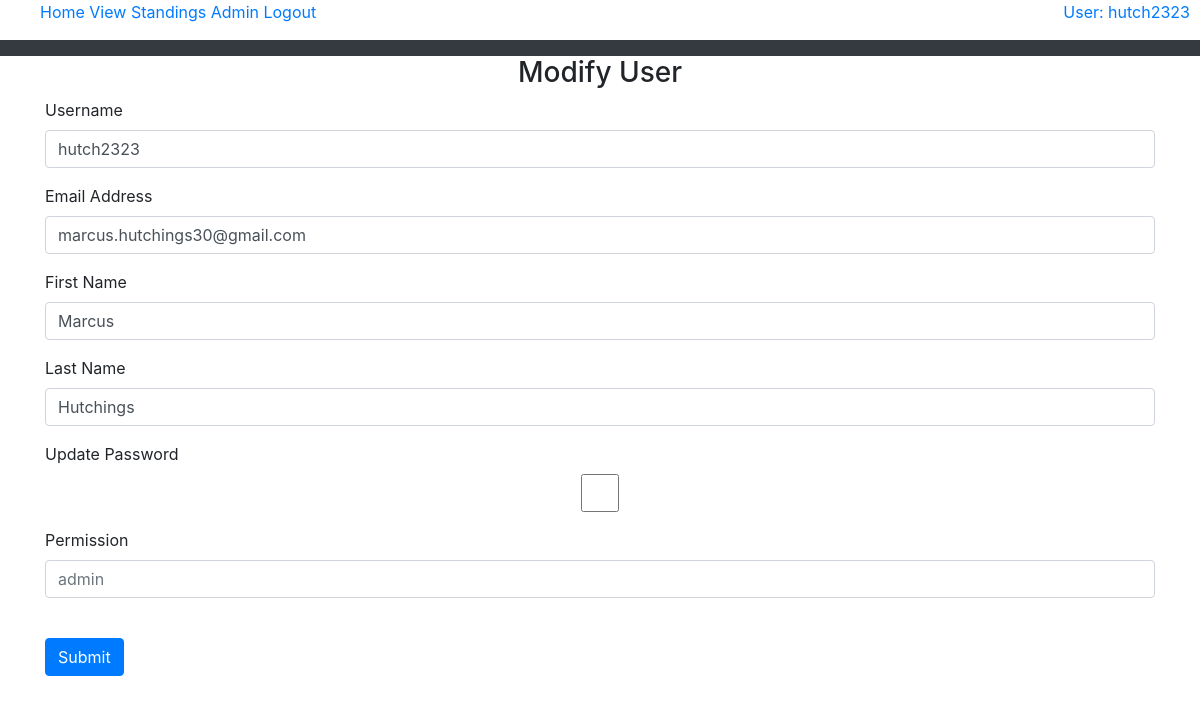
The page /modifyUser/hutch2323 (signed in) on the database its author committed.
### tables this page shows
CREATE TABLE "users" (
	"username"	varchar(30) NOT NULL,
	"password"	char(60) NOT NULL,
	"firstName"	varchar(50) NOT NULL,
	"lastName"	varchar(50) NOT NULL,
	"emailAddress"	varchar(255) NOT NULL, permission TEXT,
	PRIMARY KEY("username")
);

### application.py (the view)
@app.route("/modifyUser/<username>")
def modifyUser(username):
    if ("permission" in session) and (session["permission"] == "admin"):
        db.connect()
        user = db.getUserInfo(username)
        return render_template("modifyUser.html", userToModify=user, username=getUserInfo(),
                               permission=getUserPermission(), userTeamID=getUserTeamID())
    elif "username" in session:
        if session["username"] == username:
            db.connect()
            user = db.getUserInfo(session["username"])
            return render_template("modifyUser.html", userToModify=user, username=getUserInfo(),
                                   permission=getUserPermission(), userTeamID=getUserTeamID())
    return redirect(url_for('index'))

### application.py (called while the page is built)
def userTeam():
    while (True):
        try:
            db.connect()
            username = None
            teamInPool = False
            if "username" in session:
                username = session["username"]
                if (db.checkForUserInPool(username)):
                    teamInPool = True
            return teamInPool
        except sqlite3.ProgrammingError:
            db.close()

def getUserTeamID():
    while (True):
        try:
            db.connect()
            username = None
            teamID = None
            if(userTeam()):
                username = session["username"]
                teamID = db.getUserPoolTeamID(username)
            return teamID
        except sqlite3.ProgrammingError:
            db.close()

def getUserInfo():
    username = None
    if "username" in session:
        username = session["username"]
    return username

def getUserPermission():
    permission = None
    if "permission" in session:
        permission = session["permission"]
    return permission

### db.py (called while the page is built, shortened)
def connect():
    global conn

def getUserInfo(username):
    sql = '''Select * from users
                    where username = ?'''
    try:
        with closing(conn.cursor()) as c:
            c.execute(sql, (username,))
            results = c.fetchall()
            for row in results:
                user = User(username=row[0], password=row[1], firstName=row[2], lastName=row[3], emailAddress=row[4],
                            permission=row[5])
            return user
    except sqlite3.OperationalError as e:
        print("Error: Database could not be read. Program closing")
        print(e)

def checkForUserInPool(username):
    sql = '''Select * from poolTeams
                        where username = ?'''
    try:
        with closing(conn.cursor()) as c:
            c.execute(sql, (username,))
            results = c.fetchone()
            if (results):
                return True
            else:
                return False
    except sqlite3.OperationalError as e:
        print("Error: Database could not be read. Program closing")
        print(e)

def getUserPoolTeamID(username):
    sql = '''Select teamID from poolTeams
                        where username = ?'''
    try:
        with closing(conn.cursor()) as c:
            c.execute(sql, (username,))
            result = c.fetchone()
            return result[0]
    except sqlite3.OperationalError as e:
        print("Error: Database could not be read. Program closing")
        print(e)

### templates/modifyUser.html (shortened to what this page needs)
{% extends "base.html" %}
  {% block title %}Sign Up{% endblock %} {% block content %}
    <form method="POST">
      <h3 align="center">Modify User</h3>
      <div class="form-group">
        <label for="username">Username</label>
        <input
          type="text"
          class="form-control"
          id="username"
          name="username"
          value="{{userToModify.username}}"
        />
      </div>
      <div class="form-group">
        <label for="email">Email Address</label>
        <input
          type="email"
          class="form-control"
          id="email"
          name="email"
          value="{{userToModify.emailAddress}}"
        />
      </div>
      <div class="form-group">
        <label for="firstName">First Name</label>
        <input
          type="text"
          class="form-control"
          id="firstName"
          name="firstName"
          value="{{userToModify.firstName}}"
        />
      </div>
      <div class="form-group">
        <label for="lastName">Last Name</label>
        <input
          type="text"
          class="form-control"
          id="lastName"
          name="lastName"
          value="{{userToModify.lastName}}"
        />
      </div>
      <div class="form-group">
        <label for="updatePassword">Update Password</label>
        <input
          type="checkbox"
          class="form-control"
          id="updatePassword"
          name="updatePassword"
        />
      </div>
      {% if permission == "admin" %}
        <div class="form-group">
          <label for="permission">Permission</label>
          <input
            type="text"
            class="form-control"
            id="permission"
            name="permission"
            placeholder="{{userToModify.permission}}"
            />
        </div>
      {% endif %}
      <br />
      <button type="submit" class="btn btn-primary">Submit</button>
    </form>
{% endblock %}

### rows shown on the page
users: username "hutch2323", email "marcus.hutchings30@gmail.com", firstName "Marcus", lastName "Hutchings", permission "admin"

### other values the page prints
{{ username }} "hutch2323"
